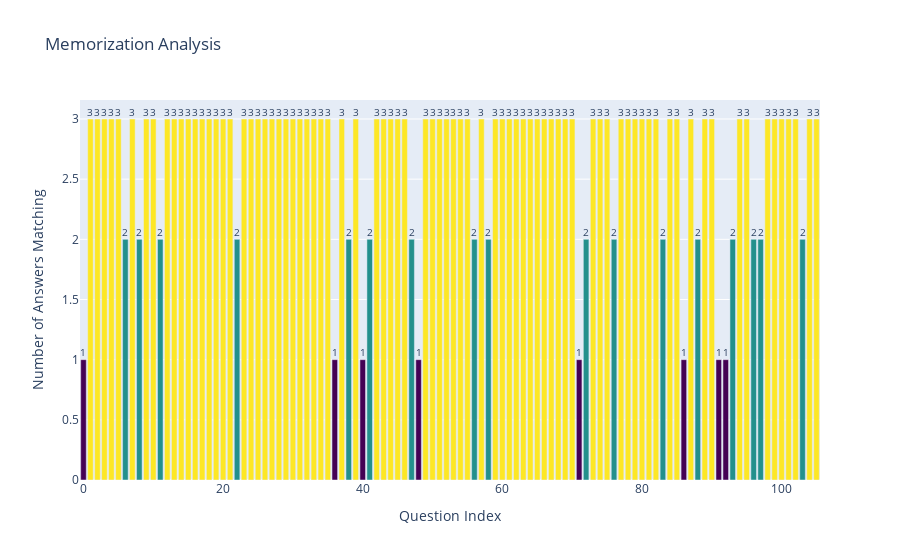

Notebook cell for this chart:
### Code cell
import plotly.graph_objs as go

# Calculate the number of matches for each question
combined_df['memorization_count'] = combined_df[['demographic_rephrase_1_answer', 'demographic_rephrase_2_answer', 'demographic_rephrase_0_answer']].apply(lambda x: sum(x == x[0]), axis=1)

# Create a bar chart
bar_trace = go.Bar(x=combined_df.index,
                   y=combined_df['memorization_count'],
                   marker=dict(color=combined_df['memorization_count'], colorscale='Viridis'),
                   hoverinfo='y',
                   text=combined_df['memorization_count'],
                   textposition='outside')

# Create the layout
layout = go.Layout(title='Memorization Analysis',
                   xaxis=dict(title='Question Index'),
                   yaxis=dict(title='Number of Answers Matching'),
                   hovermode='closest')

# Create the figure
fig = go.Figure(data=[bar_trace], layout=layout)

# Show the interactive plot
fig.show()

### Figure 1 — Plotly figure (JSON) as saved in the notebook; plotly's stock layout.template omitted (floating-point values rounded to 4 significant figures)
{"data": [{"hoverinfo": "y", "marker": {"color": [1, 3, 3, 3, 3, 3, 2, 3, 2, 3, 3, 2, 3, 3, 3, 3, 3, 3, 3, 3, 3, 3, 2, 3, 3, 3, 3, 3, 3, 3, 3, 3, 3, 3, 3, 3, 1, 3, 2, 3, 1, 2, 3, 3, 3, 3, 3, 2, 1, 3, 3, 3, 3, 3, 3, 3, 2, 3, 2, 3, 3, 3, 3, 3, 3, 3, 3, 3, 3, 3, 3, 1, 2, 3, 3, 3, 2, 3, 3, 3, 3, 3, 3, 2, 3, 3, 1, 3, 2, 3, 3, 1, 1, 2, 3, 3, 2, 2, 3, 3, 3, 3, 3, 2, 3, 3], "colorscale": [[0, "#440154"], [0.1111, "#482878"], [0.2222, "#3e4989"], [0.3333, "#31688e"], [0.4444, "#26828e"], [0.5556, "#1f9e89"], [0.6667, "#35b779"], [0.7778, "#6ece58"], [0.8889, "#b5de2b"], [1, "#fde725"]]}, "text": [1, 3, 3, 3, 3, 3, 2, 3, 2, 3, 3, 2, 3, 3, 3, 3, 3, 3, 3, 3, 3, 3, 2, 3, 3, 3, 3, 3, 3, 3, 3, 3, 3, 3, 3, 3, 1, 3, 2, 3, 1, 2, 3, 3, 3, 3, 3, 2, 1, 3, 3, 3, 3, 3, 3, 3, 2, 3, 2, 3, 3, 3, 3, 3, 3, 3, 3, 3, 3, 3, 3, 1, 2, 3, 3, 3, 2, 3, 3, 3, 3, 3, 3, 2, 3, 3, 1, 3, 2, 3, 3, 1, 1, 2, 3, 3, 2, 2, 3, 3, 3, 3, 3, 2, 3, 3], "textposition": "outside", "type": "bar", "x": [0, 1, 2, 3, 4, 5, 6, 7, 8, 9, 10, 11, 12, 13, 14, 15, 16, 17, 18, 19, 20, 21, 22, 23, 24, 25, 26, 27, 28, 29, 30, 31, 32, 33, 34, 35, 36, 37, 38, 39, 40, 41, 42, 43, 44, 45, 46, 47, 48, 49, 50, 51, 52, 53, 54, 55, 56, 57, 58, 59, 60, 61, 62, 63, 64, 65, 66, 67, 68, 69, 70, 71, 72, 73, 74, 75, 76, 77, 78, 79, 80, 81, 82, 83, 84, 85, 86, 87, 88, 89, 90, 91, 92, 93, 94, 95, 96, 97, 98, 99, 100, 101, 102, 103, 104, 105], "y": [1, 3, 3, 3, 3, 3, 2, 3, 2, 3, 3, 2, 3, 3, 3, 3, 3, 3, 3, 3, 3, 3, 2, 3, 3, 3, 3, 3, 3, 3, 3, 3, 3, 3, 3, 3, 1, 3, 2, 3, 1, 2, 3, 3, 3, 3, 3, 2, 1, 3, 3, 3, 3, 3, 3, 3, 2, 3, 2, 3, 3, 3, 3, 3, 3, 3, 3, 3, 3, 3, 3, 1, 2, 3, 3, 3, 2, 3, 3, 3, 3, 3, 3, 2, 3, 3, 1, 3, 2, 3, 3, 1, 1, 2, 3, 3, 2, 2, 3, 3, 3, 3, 3, 2, 3, 3]}], "layout": {"hovermode": "closest", "title": {"text": "Memorization Analysis"}, "xaxis": {"title": {"text": "Question Index"}}, "yaxis": {"title": {"text": "Number of Answers Matching"}}}}
